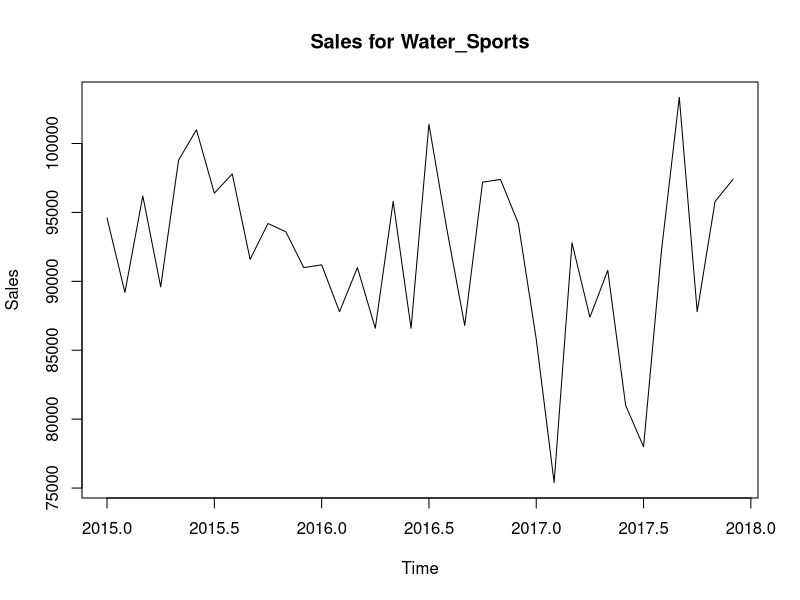

The R script that drew this image: (Note: this script raises an error after producing the figure.)
setwd("C:/Users/MAYURESH/OneDrive - National College of Ireland/NCI/SEMESTER 2/DAPA/Project/IMPLEMENATATION DOCUMENTATION/CODE/dataset")

Water_Sports <- read.csv("Water_Sports.csv",header=T, na.strings=c(""), stringsAsFactors = T)


ts_Water_Sports <- ts(Water_Sports,start = c(2015,1),frequency = 12)

is.ts(ts_Water_Sports)



plot.ts(ts_Water_Sports, main= "Sales for Water_Sports")

start(ts_Water_Sports)

end(ts_Water_Sports)


autoplot(ts_Water_Sports)
monthplot(ts_Water_Sports)
seasonplot(ts_Water_Sports)

dec.ts_Water_Sports<- decompose(ts_Water_Sports, type="additive")
dec.ts_Water_Sports
plot(dec.ts_Water_Sports)
summary(dec.ts_Water_Sports)

adf.test(ts_Water_Sports)

ndiffs(ts_Water_Sports)
nsdiffs(ts_Water_Sports)



acf(ts_Water_Sports)
pacf(ts_Water_Sports)


fit_Water_Sports <-arima(ts_Water_Sports,order = c(4,0,4), seasonal= c(2,0,2))

fit_Water_Sports
summary(fit_Water_Sports)



qqnorm(fit_Water_Sports$residuals)
qqline(fit_Water_Sports$residuals)
Box.test(fit_Water_Sports$residuals, type = "Ljung-Box")
checkresiduals(fit_Water_Sports)
forecast(fit_Water_Sports,4)

plot(forecast(fit_Water_Sports,8),Xlab="Month",ylab="Consumption")



plot(forecast(fit_Water_Sports, 12)) #forecast and actual data
pred_Water_Sports <- fitted.values(fit_Water_Sports)
lines(pred_Water_Sports, col="red") #add predicted values during training




predicted_Water_Sports= as.data.frame(pred_Water_Sports)

write_xlsx(predicted_Water_Sports, "predicted_Water_Sports.xlsx")

